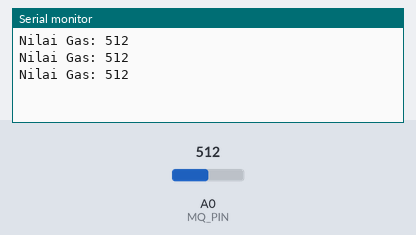
Bench run of a sketch on a simulated Arduino Uno, built with avr-gcc and run on an emulated ATmega328P. On the bench: the last lines printed to the serial monitor. The inputs (shaded band) are chosen by the test bench; at power-on: A0 (MQ_PIN) = 512.

Above: at 1.3 s.
1.4 s: A0 (MQ_PIN) set to 716
At 1.9 s:
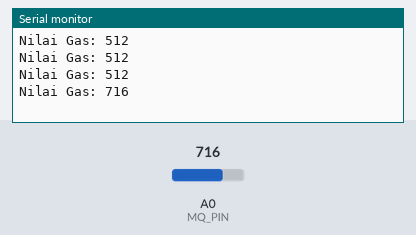
2.9 s: A0 (MQ_PIN) set to 900
At 3.4 s:
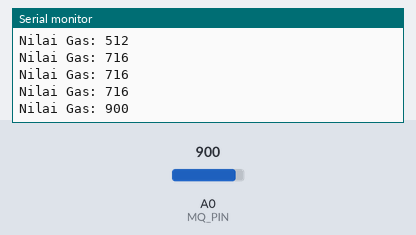
Timing chart, 0 to 5.9 s (numbered marks = the images above; inputs shaded):
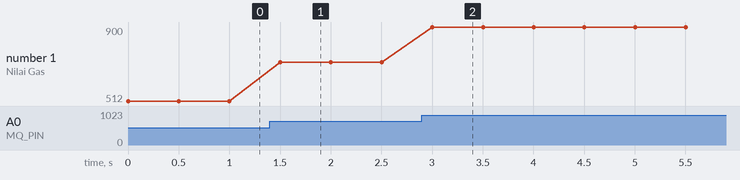

Measured:
- after the input at 1.4 s, the serial monitor: prints a new line after 0.10 s (image 1)
- after the input at 2.9 s, the serial monitor: prints a new line after 0.10 s (image 2)
- plotted number 1: 512 → 716 after the input at 1.4 s, 716 → 900 after the input at 2.9 s

The sketch:

test_mq.ino
```cpp
// // VERSI DIGITAL


// #define MQ_PIN 2

// void setup() {
//   Serial.begin(9600);
//   pinMode(MQ_PIN, INPUT);
// }

// void loop() {
//   int gas = digitalRead(MQ_PIN);

//   Serial.println(gas == LOW ? "Gas Terdeteksi" : "Gas Tidak Terdeteksi");

//   delay(500);
// }


// VERSI ANALOG

#define MQ_PIN A0

void setup() {
  Serial.begin(9600);
}

void loop() {
  int gas = analogRead(MQ_PIN);

  Serial.print("Nilai Gas: ");
  Serial.println(gas);

  delay(500);
}
```
